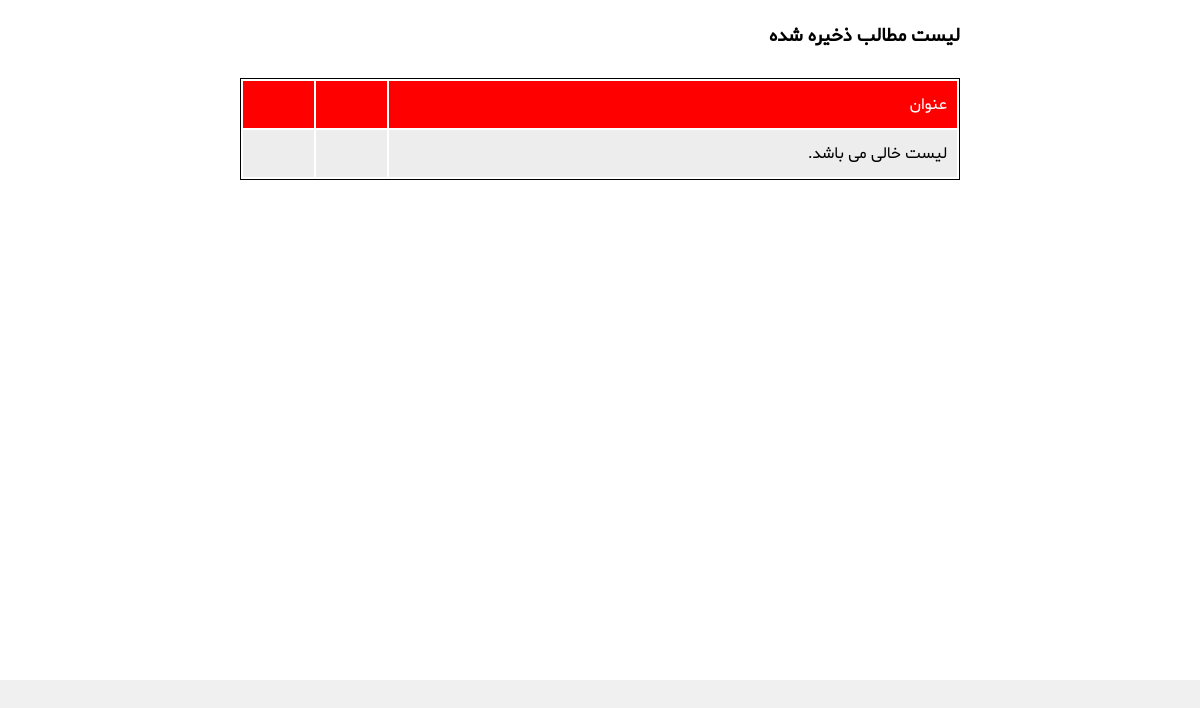
The app's page /saved-list (signed in), older data.
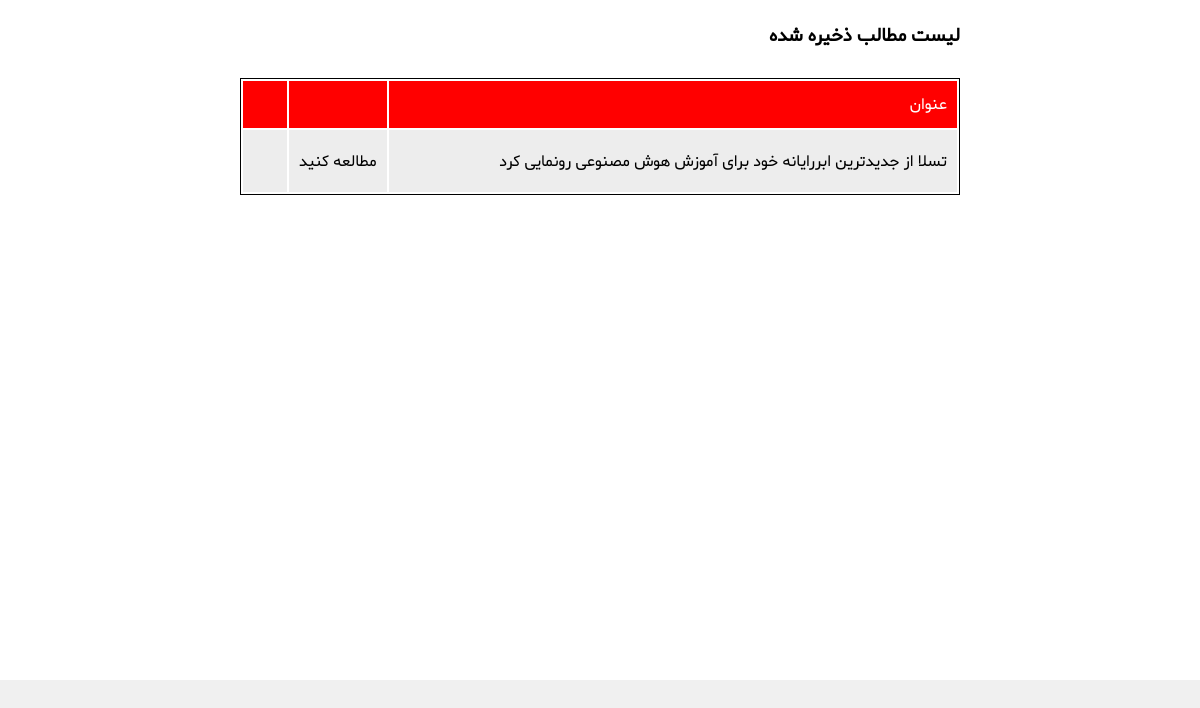
The same page, newer data.
### zoomit_savelist/models.py (models this page shows, shortened)
class SaveList(models.Model):
    owner = models.ForeignKey(User, on_delete=models.CASCADE)
    post = models.ForeignKey(Post, on_delete=models.CASCADE)
    class Meta:
        verbose_name = 'پست'
        verbose_name_plural = 'دخیره شده ها'

### zoomit_posts/models.py (models this page shows, shortened)
class Post(models.Model):
    title = models.CharField(max_length=255, verbose_name='عنوان')
    excerpt = models.CharField(max_length=255, null=True, verbose_name='چکیده')
    description = models.TextField(null=True, blank=True, verbose_name='شرح')
    image = models.ImageField(upload_to=upload_path, verbose_name='تصویر')
    author = models.ForeignKey(User, on_delete=models.CASCADE, verbose_name='نویسنده')
    issue_date = models.DateTimeField(auto_now_add=True)
    category = models.ForeignKey(Category, on_delete=models.DO_NOTHING, null=True)
    tags = models.ManyToManyField(Tag)
    views = models.IntegerField(default=0, editable=False)
    class Meta:
        verbose_name = 'پست'
        verbose_name_plural = 'پست ها'
    def __str__(self):
        return self.title
    objects = PostManager()
    def get_absolute_url(self):
        return f'/post/{self.id}/{self.title.replace(" ","-")}'

### zoomit_savelist/views.py (the view)
# urls.py: path('saved-list', saved_list),
@login_required(login_url='/login')
def saved_list(request):
    saved_posts: SaveList = SaveList.objects.filter(owner_id=request.user.id)
    context = {
        'page_title': 'مطالب ذخیره شده',
        'saved': saved_posts
    }
    return render(request, 'saved/saved_list.html', context)

### zoomit_savelist/templates/saved/saved_list.html (shortened to what this page needs)
{% extends 'shared/_MainLayout.html' %}
{% load static %}
{% block style %}
<link rel="stylesheet" href="{% static 'css/single-page.css' %}">
{% endblock %}
{% block content %}
<section class="single-page-container">
    <div class="single-page-right">
        <div class="saved-list-container">
            <div>
                <h3>لیست مطالب ذخیره شده</h3>
            </div>
            <br>
            <table class="saved-list-table">
                <thead>
                <tr>
                    <td>عنوان</td>
                    <td></td>
                    <td></td>
                </tr>
                </thead>
                <tbody>
                {% if saved.count == 0 %}
                    <tr>
                        <td>لیست خالی می باشد.</td>
                        <td></td>
                        <td></td>
                    </tr>
                {% else %}
                {% for saved in saved %}
                <tr>
                    <td>{{ saved.post }}</td>
                    <td><a class="read-button" href="{{ saved.post.get_absolute_url }}">مطالعه کنید</a></td>
                    <td>
                        <form method="post" action="/delete-saved" class="delete-saved">
                            <button><i class="fa fa-trash"></i></button>
                        </form>
                    </td>
                </tr>
                {% endfor %}
                {% endif %}
                </tbody>
            </table>
        </div>
    </div>
</section>
{% endblock %}

Row changes from the older to the newer data that the page shows:
added SaveList: post "تسلا از جدیدترین ابررایانه خود برای آموزش هوش مصنوعی رونمایی کرد"
Text that changed along with them:
text no longer shown: "لیست خالی می باشد."
